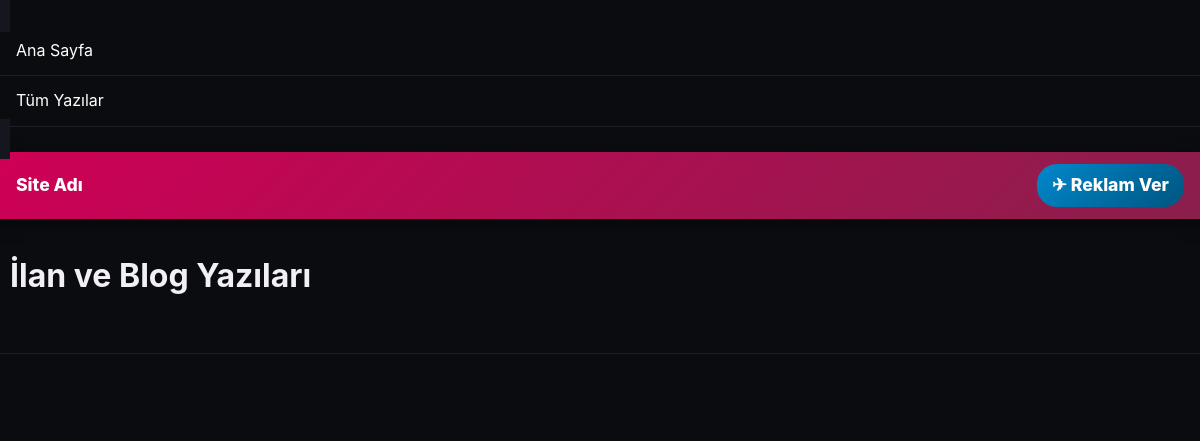
The app's page /amp/tumblogyazilari.php, older data.
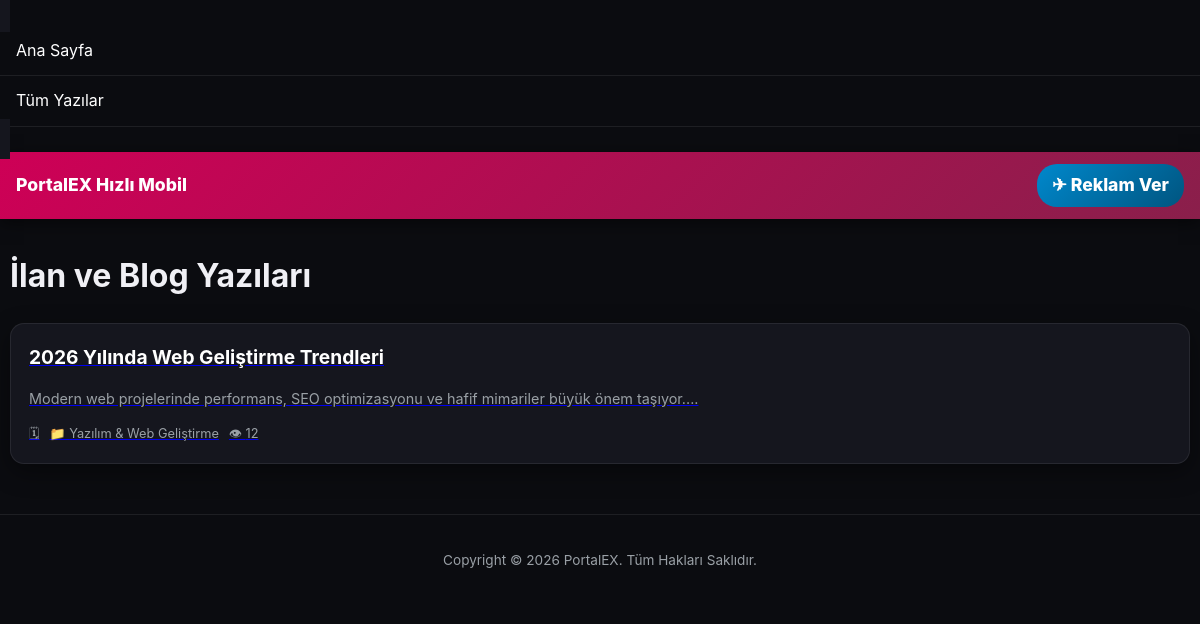
The same page, newer data.
### tables this page shows
CREATE TABLE `ampayar` (
  `amp_id` INT NOT NULL AUTO_INCREMENT,
  `amp_domain` VARCHAR(255) DEFAULT 'http://localhost/amp',
  `amp_sub` VARCHAR(255) DEFAULT '',
  `amp_baslik` VARCHAR(255) DEFAULT 'PortalEX Mobil',
  `amp_iletisim` VARCHAR(255) DEFAULT 'https://api.whatsapp.com/send?phone=905550000000',
  `amp_headerarkarenk` VARCHAR(20) DEFAULT '#1e293b',
  `amp_headeryazi` VARCHAR(20) DEFAULT '#ffffff',
  `amp_baslikarkarenk` VARCHAR(20) DEFAULT '#0f172a',
  `amp_baslikyazirenk` VARCHAR(20) DEFAULT '#ffffff',
  `amp_ilanarkarenk` VARCHAR(20) DEFAULT '#1e293b',
  `amp_ilanyazirenk` VARCHAR(20) DEFAULT '#ffffff',
  `amp_telegram` VARCHAR(255) DEFAULT 'https://t.me/exampleportal',
  PRIMARY KEY (`amp_id`)
);

CREATE TABLE `blog` (
  `id` INT NOT NULL AUTO_INCREMENT,
  `kategori` INT DEFAULT 0,
  `baslik` VARCHAR(255) NOT NULL,
  `aciklama` LONGTEXT,
  `resim` VARCHAR(255) DEFAULT 'resimyok.png',
  `meta` TEXT,
  `anahtar` TEXT,
  `durum` VARCHAR(50) DEFAULT 'Aktif',
  `odak_kelime` VARCHAR(255) DEFAULT '',
  `seo` VARCHAR(255) NOT NULL,
  `paylasim` VARCHAR(50) DEFAULT 'Normal',
  `tarih` VARCHAR(50) DEFAULT '',
  `yayinlanma_tarihi` DATETIME DEFAULT CURRENT_TIMESTAMP,
  `yil` INT DEFAULT 2026,
  `hit` INT DEFAULT 0,
  PRIMARY KEY (`id`),
  KEY `idx_blog_durum` (`durum`),
  KEY `idx_blog_seo` (`seo`)
);

CREATE TABLE `kategori` (
  `id` INT NOT NULL AUTO_INCREMENT,
  `baslik` VARCHAR(255) NOT NULL,
  `seo` VARCHAR(255) NOT NULL,
  `odak` VARCHAR(255) DEFAULT 'İzmir',
  `meta` TEXT,
  `anahtar` TEXT,
  `aciklama` TEXT,
  PRIMARY KEY (`id`),
  KEY `idx_kat_seo` (`seo`)
);

CREATE TABLE `ayarlar` (
  `id` INT NOT NULL AUTO_INCREMENT,
  `siteadi` VARCHAR(255) DEFAULT 'Hizmet ve İlan Rehberi',
  `logoyazi` VARCHAR(255) DEFAULT 'PortalEX',
  `meta` TEXT,
  `anahtar` TEXT,
  `telefon` VARCHAR(50) DEFAULT '0555 000 00 00',
  `telefonyazi` VARCHAR(255) DEFAULT 'İletişim & Destek',
  `siteurl` VARCHAR(255) DEFAULT 'http://localhost/',
  `ampurl` VARCHAR(255) DEFAULT 'http://localhost/amp',
  `anasayfa` MEDIUMTEXT,
  `yanpanel` MEDIUMTEXT,
  `copyright` VARCHAR(255) DEFAULT 'Copyright © 2026 PortalEX. All Rights Reserved.',
  `yanpanelbaslik` VARCHAR(255) DEFAULT 'Hızlı Menü',
  `ustalanyazisi` VARCHAR(255) DEFAULT 'Profesyonel Hizmet ve İlan Rehberi',
  `head` TEXT,
  `footer` TEXT,
  `mapsapi` VARCHAR(255) DEFAULT '',
  `analytics` VARCHAR(255) DEFAULT '',
  `renk_arka` VARCHAR(20) DEFAULT '#0f172a',
  `renk_headerarka` VARCHAR(20) DEFAULT '#1e293b',
  `renk_headeryazi` VARCHAR(20) DEFAULT '#ffffff',
  `renk_paketbaslik` VARCHAR(20) DEFAULT '#38bdf8',
  `renk_paketyazi` VARCHAR(20) DEFAULT '#ffffff',
  PRIMARY KEY (`id`)
);

### include/connect.php (called while the page is built, shortened)
<?php
$DB_HOST = getenv('DB_HOST') ?: "localhost";
$DB_NAME = getenv('DB_NAME') ?: "database_name";
$DB_USER = getenv('DB_USER') ?: "database_user";
$DB_PASS = getenv('DB_PASS') !== false ? getenv('DB_PASS') : "";
$charset = 'utf8mb4';
$options = [
    PDO::ATTR_ERRMODE            => PDO::ERRMODE_EXCEPTION,
    PDO::ATTR_DEFAULT_FETCH_MODE => PDO::FETCH_ASSOC,
    PDO::ATTR_EMULATE_PREPARES   => false,
];
$dsn = "mysql:host=$DB_HOST;dbname=$DB_NAME;charset=$charset";
try {
    $conn = new PDO($dsn, $DB_USER, $DB_PASS, $options);
} catch (PDOException $e) {
    error_log("Veritabanı bağlantı hatası: " . $e->getMessage());
    die("Sistemde bir sorun oluştu. Lütfen daha sonra tekrar deneyin.");
}
try {
    $SiteBilgi = $conn->query("SELECT * FROM ayarlar WHERE id = 1 LIMIT 1")->fetch();
    $AmpBilgi = $conn->query("SELECT * FROM ampayar WHERE amp_id = 1 LIMIT 1")->fetch();
} catch (PDOException $e) {
    error_log("Site ayarları çekilemedi: " . $e->getMessage());
    $SiteBilgi = [];
    $AmpBilgi = [];
}
?>

### amp/tumblogyazilari.php (the view, shortened to what this page needs)
<?php
require_once("../include/connect.php");
$verisayisi = count($conn->query("select * from blog where durum='Aktif'",PDO::FETCH_ASSOC)->fetchAll());
$gosterilecek = 1000;
$sayfasayisi = ceil($verisayisi/$gosterilecek);
if(isset($_GET['sayfa'])){
    $sayfa = htmlentities($_GET["sayfa"],  ENT_QUOTES,  "utf-8");
} else {
    $sayfa = 1;
}
if($sayfa > $sayfasayisi){
    $sayfa = 1;
} elseif(!is_numeric($sayfa) || $sayfa < 1){
    $sayfa = 1;
}
$baslangic = ($gosterilecek * $sayfa)-$gosterilecek;
$amp_url = rtrim(htmlspecialchars($AmpBilgi["amp_domain"] ?? '', ENT_QUOTES, 'UTF-8'), '/');
$blogQuery = $conn->prepare("
    SELECT b.id, b.seo, b.baslik, b.resim, b.aciklama, b.yil, b.tarih, b.hit, k.seo AS kategori_seo, k.baslik AS kategori_baslik
    FROM blog AS b LEFT JOIN kategori AS k ON b.kategori = k.id
    WHERE b.durum = 'Aktif' ORDER BY b.id DESC
    LIMIT :baslangic, :limit
");
$blogQuery->bindValue(':baslangic', $baslangic, PDO::PARAM_INT);
$blogQuery->bindValue(':limit', $gosterilecek, PDO::PARAM_INT);
$blogQuery->execute();
$makaleler = $blogQuery->fetchAll(PDO::FETCH_ASSOC);
?>
<!doctype html>
<html ⚡ lang="tr">
<head>
</head>
<body>
    <amp-sidebar id="sidebar" layout="nodisplay" side="left">
        <ul>
            <li><a href="<?= $amp_url; ?>/">Ana Sayfa</a></li>
            <li><a href="<?= $amp_url; ?>/tum-yazilar">Tüm Yazılar</a></li>
        </ul>
    </amp-sidebar>
    <header class="header-bar">
        <a href="<?= $amp_url; ?>/"><?= htmlspecialchars($AmpBilgi['amp_baslik'] ?? 'Site Adı'); ?></a>
        <a href="<?= htmlspecialchars($AmpBilgi['amp_telegram'] ?? 'https://t.me/exampleportal'); ?>" target="_blank" rel="noopener" class="telegram-btn">✈ Reklam Ver</a>
    </header>
    <main>
        <h1 class="amp-heading">İlan ve Blog Yazıları</h1>
        <?php foreach($makaleler as $Makale): ?>
        <div class="post-card">
            <a href="<?= $amp_url; ?>/yazi/<?= htmlspecialchars($Makale['seo']); ?>/<?= intval($Makale['id']); ?>.html">
                <div class="post-content">
                    <h2 class="post-title"><?= htmlspecialchars($Makale['baslik']); ?></h2>
                    <p class="post-excerpt"><?= htmlspecialchars(mb_substr(strip_tags($Makale['aciklama']), 0, 100)) . '...'; ?></p>
                    <div class="post-meta">
                        <span>🗓 <?= turkcetarih('j F Y',$Makale['yil'].'-'.$Makale['tarih']); ?></span>
                        <span>📁 <?= htmlspecialchars($Makale['kategori_baslik']); ?></span>
                        <span>👁 <?= htmlspecialchars($Makale['hit']); ?></span>
                    </div>
                </div>
            </a>
        </div>
        <?php endforeach; ?>
    </main>
    <footer class="footer">
        <div class="amp-copyright">
            <?= htmlspecialchars($SiteBilgi['copyright'] ?? ''); ?>
        </div>
    </footer>
</body>
</html>

Row changes from the older to the newer data that the page shows:
added ampayar: amp_baslik "PortalEX Hızlı Mobil"
added blog: baslik "2026 Yılında Web Geliştirme Trendleri", aciklama "Modern web projelerinde performans, SEO optimizasyonu ve hafif mimariler büyük önem taşıyor.", kategori.baslik "Yazılım & Web Geliştirme", hit "12"
added ayarlar: copyright "Copyright © 2026 PortalEX. Tüm Hakları Saklıdır."
Text that changed along with them:
$AmpBilgi['amp_baslik']: "Site Adı" → (not shown)
